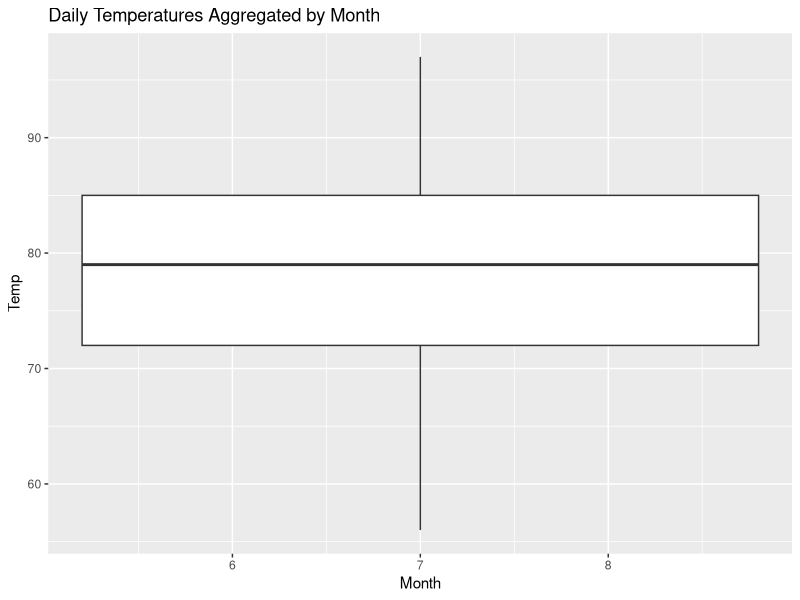
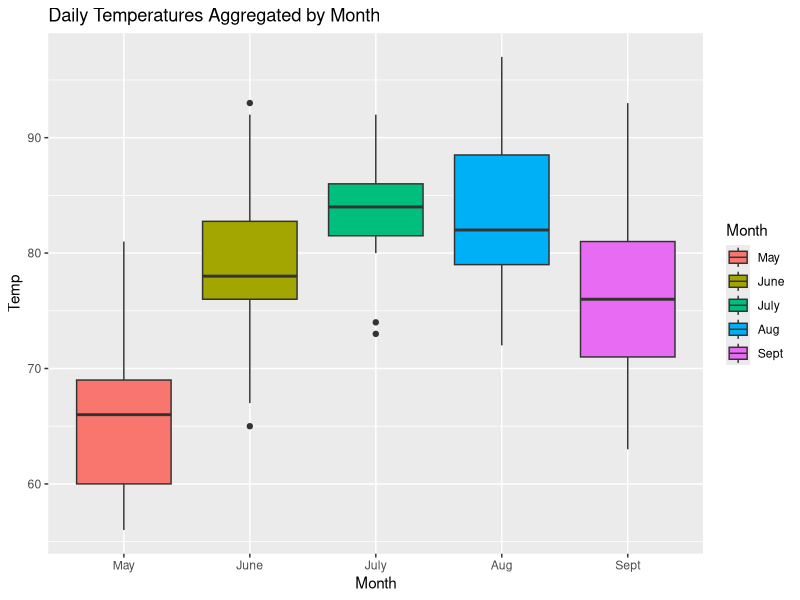
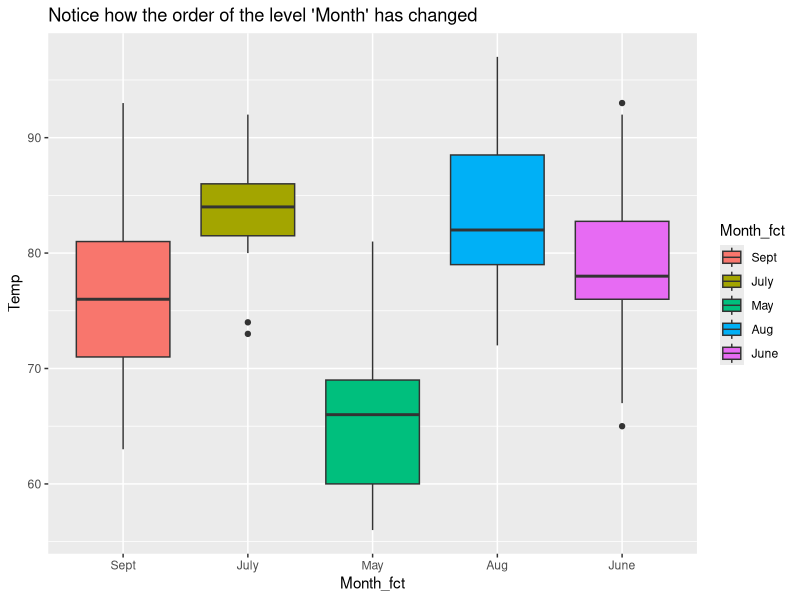

Write the R code that produced these figures, in order.
# Factors exercises
library(tidyverse)

# Exercise 1
# Let's create a vector named colors made of colour names
colors <- c("red","blue","green","green","red","blue","red","green","blue")
# What class is the colors vector?
class(colors)
# colors belongs to the character class

# Transform the colors vector into a factor and store it into a vector called colors_fct
colors_fct <- factor(colors)
colors_fct
# What class is colors_fct?
class(colors_fct)
# colors_fct belongs to the factor class
str(colors)
str(colors_fct)
# What are the levels of the colors_fct vector?
levels(colors_fct)
# Using base R, change the order of the factor levels to red, blue and green
colors_fct <- factor(colors_fct, 
       levels = c("red","blue", "green"))
# What are the levels of colors_fct now?
levels(colors_fct)

# Onto the Tidyverse (forcats) methods...
# Let's create a tibble named colTib with a variable named colours made of the original colors vector
colTib <- tibble(colours_fct = colors_fct)
# Transform the levels of the colours_fct variable so the colours start with an uppercase letter
colTib <- colTib %>%
  mutate(colours_fct = fct_recode(colours_fct, "Red" = "red","Blue" = "blue","Green"= "green"))
levels(colTib$colours_fct)
glimpse(colTib)

# Exercise 2
# We will use the airquality dataset that comes with R
data(airquality)
glimpse(airquality)
# The month column is data type integer, let’s change it to a factor
airquality <- airquality %>%
  mutate( Month_fct = factor(Month) )
levels(airquality$Month_fct)
# Let’s rename the months from a number to the month's name using the fct_recode function.
airquality <-
  airquality %>% 
  mutate(
    Month_fct = fct_recode(Month_fct, 
                           May = '5', June = '6',
                           July = '7', Aug = '8',
                           Sept = '9')
  )

glimpse(airquality$Month_fct)
# Let's create a boxplot of the temperature for each month
ggplot(airquality, aes(x = Month, y = Temp)) +
  geom_boxplot(aes(fill = Month)) +
  labs(title = "Daily Temperatures Aggregated by Month", x = "Month", fill = "Month")
# This doesn't work as expected because the Month variable is a character
ggplot(airquality, aes(x = Month_fct, y = Temp)) +
  geom_boxplot(aes(fill = Month_fct)) +
  labs(title = "Daily Temperatures Aggregated by Month", x = "Month", fill = "Month")

# Another useful function is fct_relevel. This function allows us to change 
# any number of levels to any position.
# Let's change the airquality dataset with months in the following order:
# Sept, July, May, Aug, June
airquality <- airquality %>%
  mutate(Month_fct = 
      fct_relevel(Month_fct, 
                  'Sept', 'July', 'May', 'Aug', 'June'))

levels(airquality$Month_fct)
# Given that our month variable was already in the correct order, this may not 
# seem useful at first. However, when you need to visualize or model your data 
# in a particular way, the fct_relevel function is extremely useful!
airquality %>%
  ggplot(aes(x=Month_fct, y=Temp)) +
  geom_boxplot(aes(fill = Month_fct)) +
  ggtitle(label = "Notice how the order of the level 'Month' has changed")

# Exercise 3
# Write the code and results for these two exercises into an RMarkdown file.
